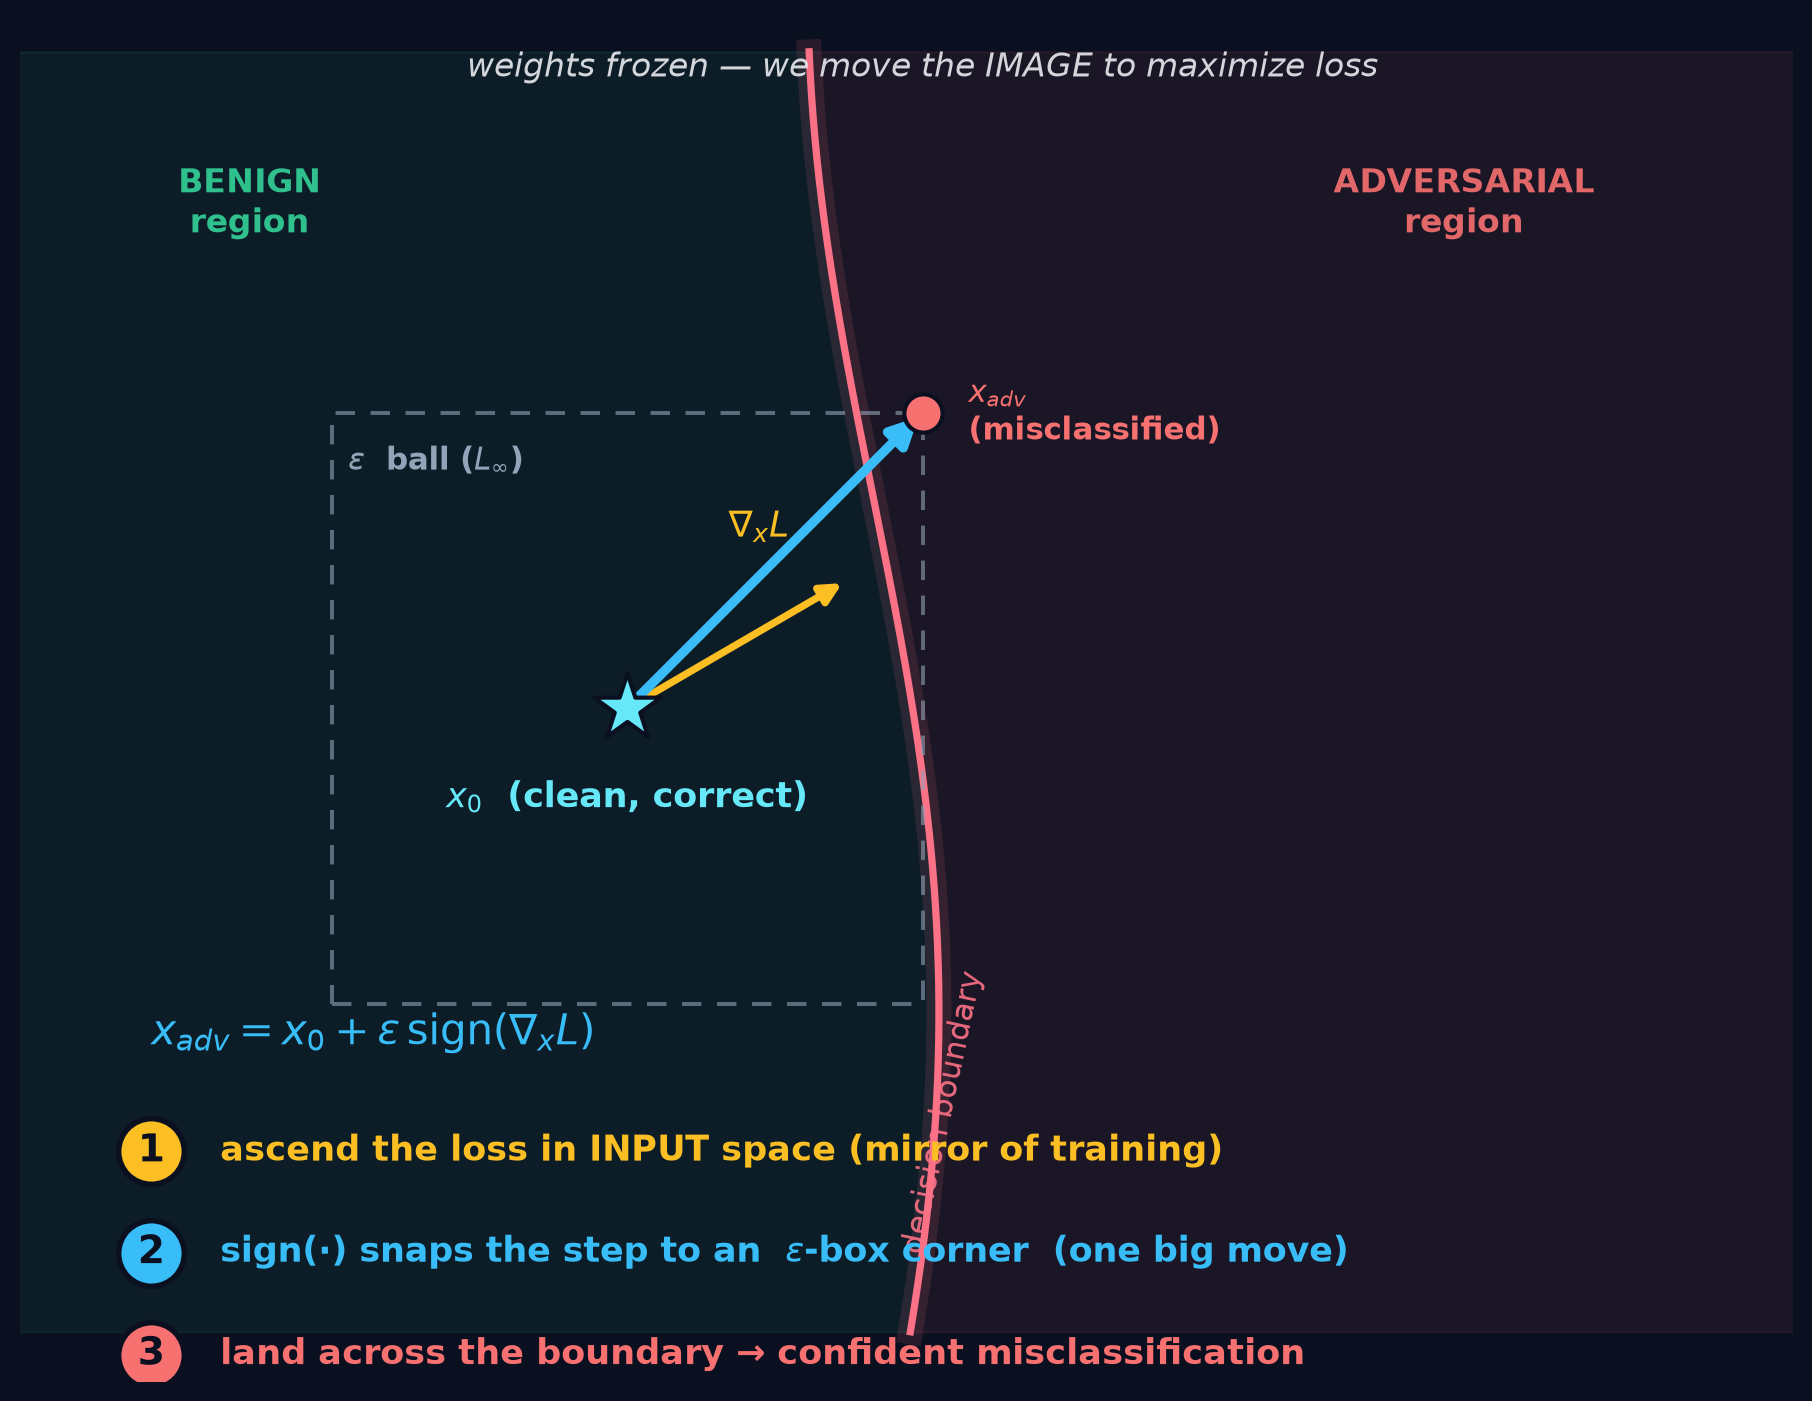

The Python source for this figure:
"""Slide 5 - Foundations of Attack: Weaponizing the Gradient (FGSM).
Now weights are FIXED and we ASCEND the loss in INPUT space: x_adv = x + eps*sign(grad_x L)."""
import numpy as np
from matplotlib.patches import Rectangle
from style import (canvas, finish, save, arrow, dot, star, label, badges,
                   boundary_scene, INK, MUTE, BENIGN, ADV, AMBER, CYAN, STAR)

fig, ax = canvas(11.0, 7.2)
fb = boundary_scene(ax, fb=lambda y: 5.0 + 0.4 * np.sin(0.5 * y + 0.5),
                    benign_xy=(1.2, 6.9), adv_xy=(8.6, 6.9), name_xy=(5.15, 0.7))
is_adv = lambda p: p[0] > fb(p[1])

x0 = np.array([3.5, 4.0])
eps = 1.8
# epsilon L-infinity ball (a box) around x0
ax.add_patch(Rectangle((x0[0] - eps, x0[1] - eps), 2 * eps, 2 * eps,
             fill=False, ec=MUTE, lw=1.4, ls=(0, (5, 4)), alpha=.6, zorder=3))
label(ax, (x0[0] - eps + 0.1, x0[1] + eps - 0.3), r"$\epsilon$  ball ($L_\infty$)", MUTE, fs=11, ha="left")

# raw loss gradient (smooth) vs its SIGN (snaps to a box corner)
g = np.array([0.86, 0.5]); g = g / np.linalg.norm(g)
arrow(ax, x0, x0 + 1.55 * g, AMBER, lw=2.6, scale=15, z=5)
label(ax, x0 + 1.55 * g, r"$\nabla_x L$", AMBER, fs=13, dx=-0.35, dy=0.32, ha="right")

x_adv = x0 + eps * np.sign(g)                    # FGSM lands at the box corner
assert is_adv(x_adv), "x_adv must be across the boundary"
arrow(ax, x0, x_adv, CYAN, lw=3.4, scale=20, z=6)
dot(ax, x_adv, ADV, s=190, z=7)
label(ax, x_adv, "$x_{adv}$\n(misclassified)", ADV, fs=11, dx=0.28, dy=0.0, ha="left")

star(ax, x0); label(ax, x0, r"$x_0$  (clean, correct)", STAR, dy=-0.55)
ax.text(5.3, 7.85, "weights frozen — we move the IMAGE to maximize loss",
        color=INK, fontsize=12, ha="center", style="italic", alpha=.92)
ax.text(0.6, 1.95, r"$x_{adv} = x_0 + \epsilon\,\mathrm{sign}(\nabla_x L)$", color=CYAN, fontsize=15, ha="left")
badges(ax, [(1, r"ascend the loss in INPUT space (mirror of training)", AMBER),
            (2, r"sign(·) snaps the step to an  $\epsilon$-box corner  (one big move)", CYAN),
            (3, r"land across the boundary → confident misclassification", ADV)], 0.6, 1.3)

finish(ax, (-0.2, 10.6), (-0.1, 8.2))
save(fig, "05_attack_gradient")
